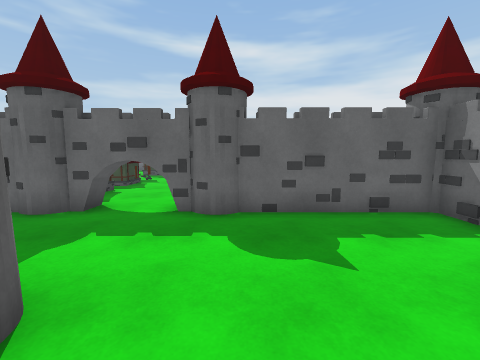
view 1 (above)

14 first-person views from a walk through a scene from a Unity 3-D project. The camera is 1.4 m above the floor, tilts 6° down and sees 90° across. The floor is counted in squares, 1 m on a side. Each view is taken from the middle of a square. On the plan, view 1 faces up. The plan holds only what a view shows up to about 13 squares ahead; the rest is blank. The place goes on beyond the plan. Door leaves are left out, so doorways stand open.

view 2
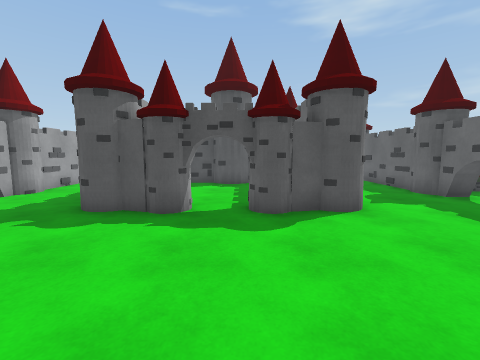

view 3
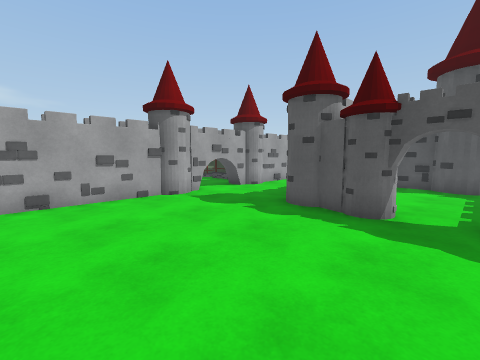

view 4
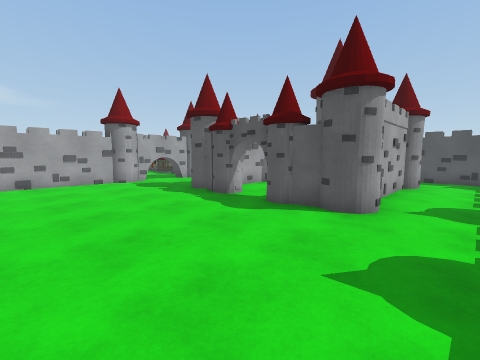

view 5
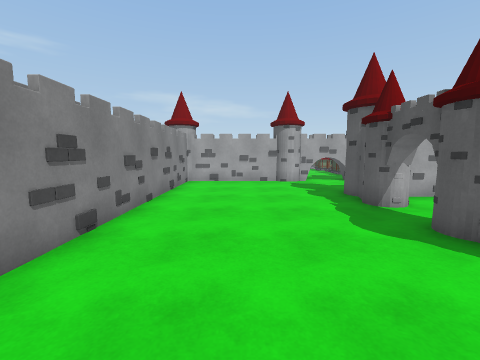

view 6
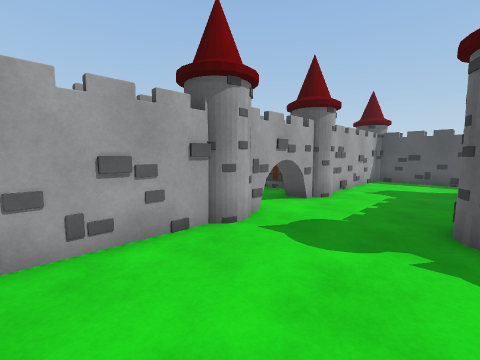

view 7
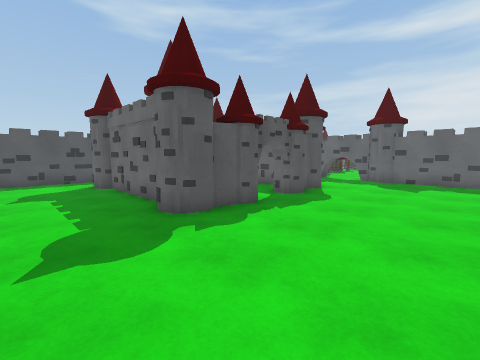

view 8
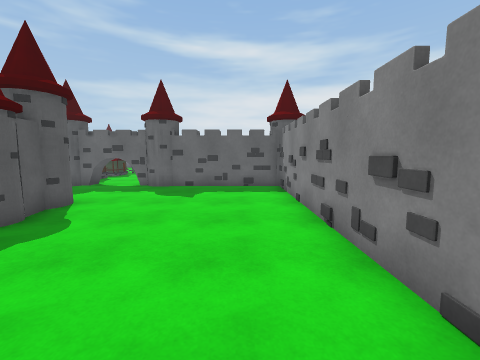

view 9
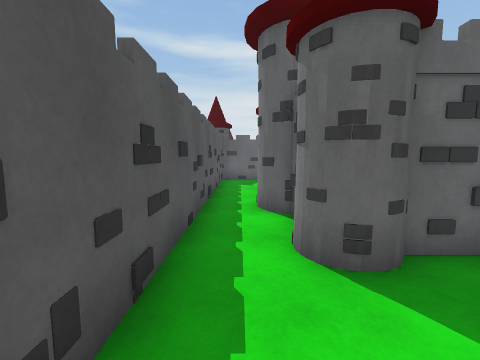

view 10
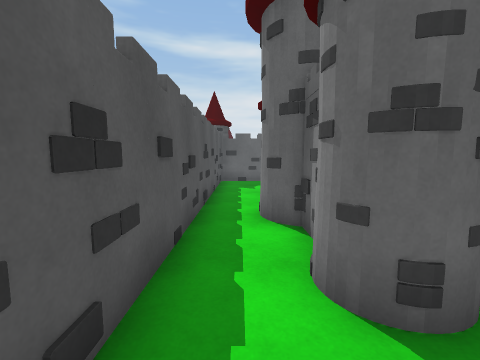

view 11
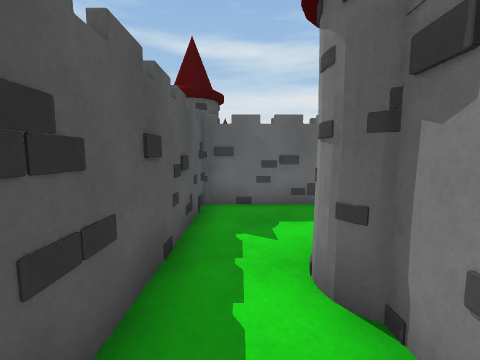

view 12
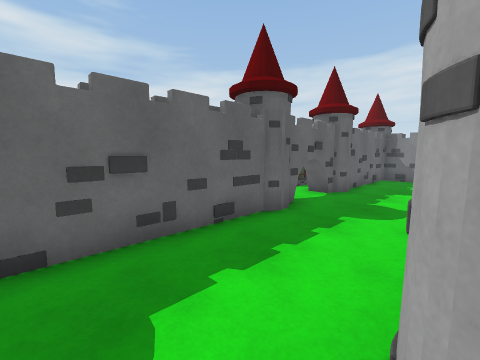

view 13
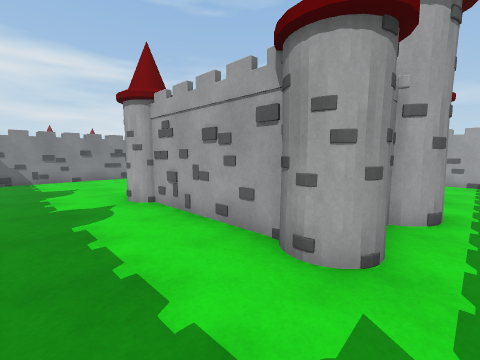

view 14
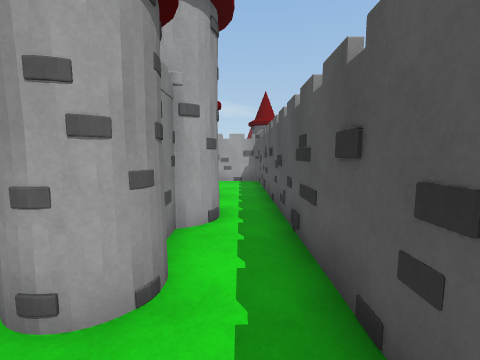

### Floor plan
Key: @ floor where view 1 was taken; # wall or solid block; . floor; D open door; T tower; O other object.
Columns run from 11 left of view 1 to 5 right of it. Each row starts with its distance up from view 1.
  8     OOO   OOO
  7      OT###TT
  6 ######T###T######
  5 #...............#
  4 #...............#
  3 #...............#
  2 #.########......#
  1 #.#     ##......#
  0 #.#      #.@....#
 -1 #.#      D......#
 -2 #.#      D......#
 -3 #.#      #......#
 -4 #.##    ##......#
 -5 #.########......#
 -6 #...............#
 -7 #...............#
 -8 #...............#
 -9 ######TDDDT######
-10      OT###TT
-11     OOO

Where each view was taken, in squares from view 1:
view 1: 0 up, 0 right, facing up
view 2: 1 down, 4 right, facing left
view 3: 1 down, 4 right, facing down-left
view 4: 4 up, 4 right, facing down-left
view 5: 4 up, 2 right, facing down
view 6: 5 down, 3 right, facing down-left
view 7: 8 down, 3 right, facing up-left
view 8: 5 down, 3 right, facing up
view 9: 8 down, 10 left, facing up
view 10: 7 down, 10 left, facing up
view 11: 1 down, 10 left, facing up
view 12: 2 up, 10 left, facing up-right
view 13: 5 up, 10 left, facing down-right
view 14: 4 up, 10 left, facing down
